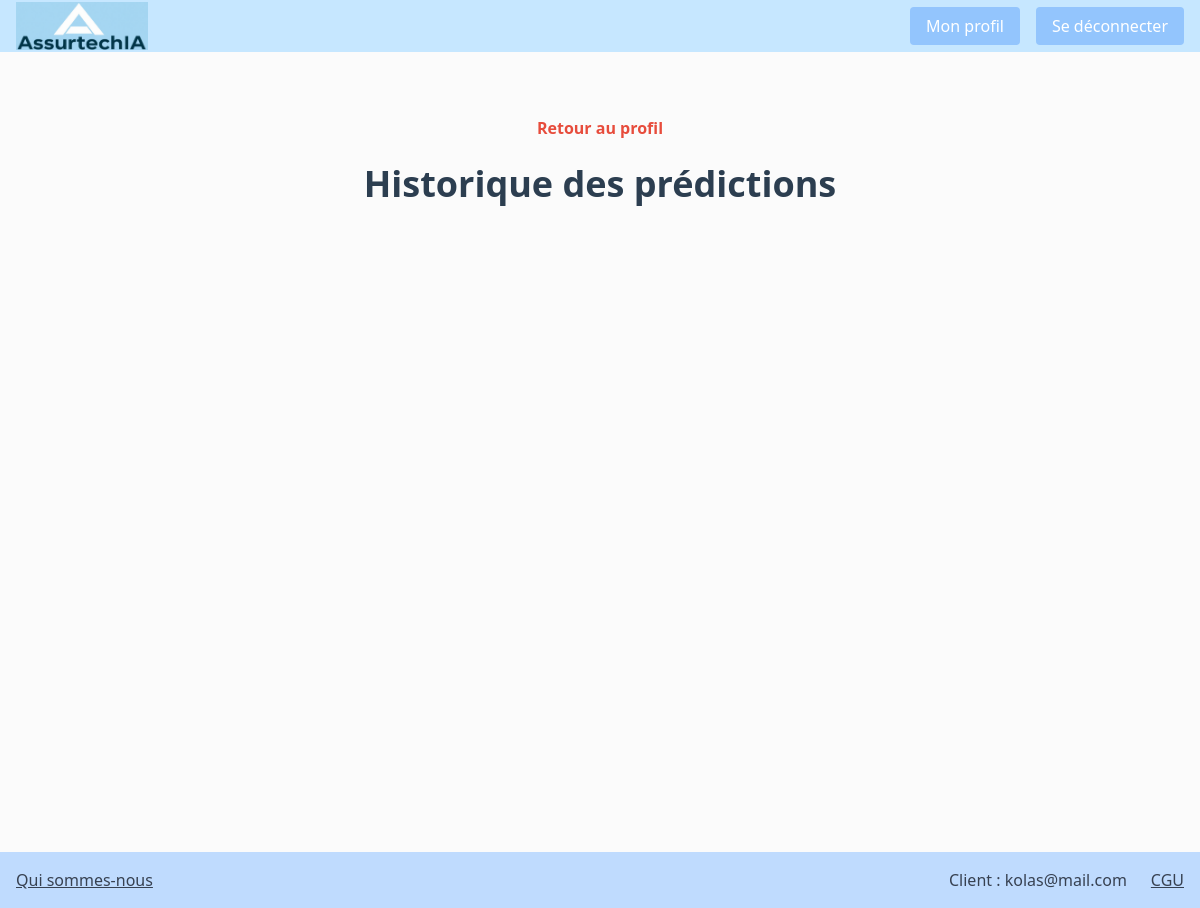
The app's page /authentication/historical/ (signed in), older data.
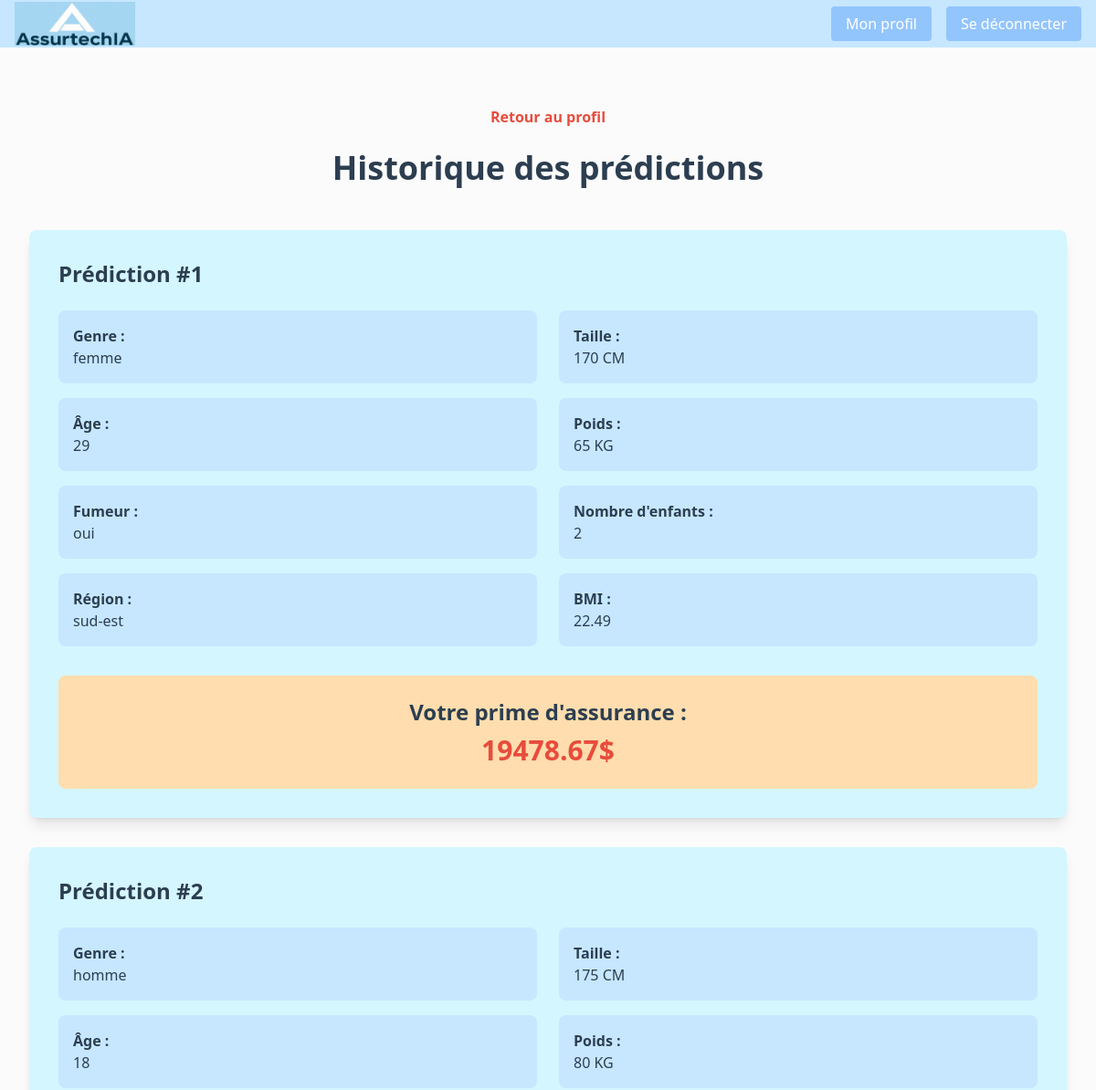
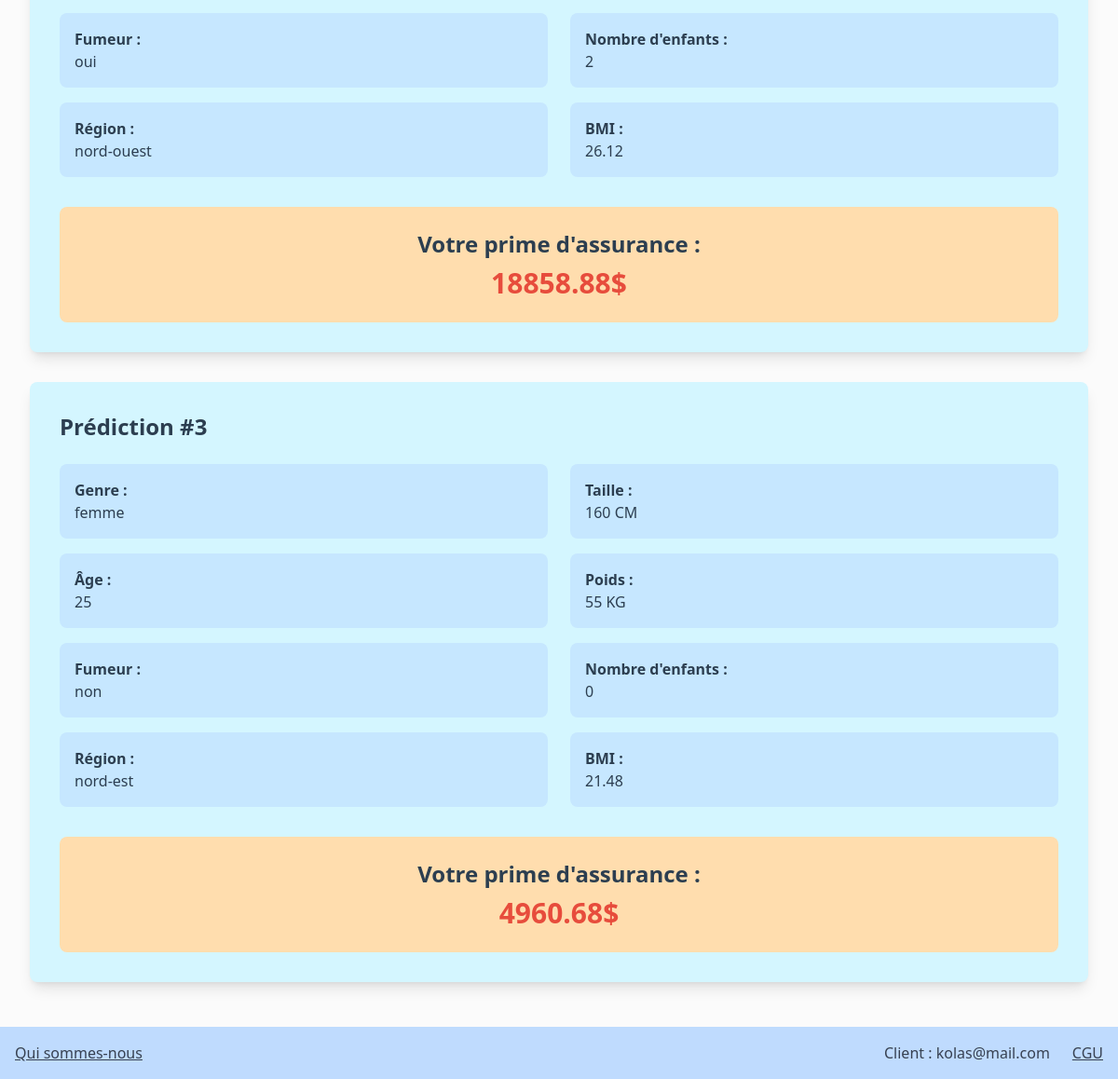
The same page, newer data (2 pictures, top to bottom).
### authentication/models.py (models this page shows, shortened)
class User(AbstractUser):
    Admin = "admin"
    Customer = "customer"
    ROLE_CHOICES = (
        (Admin, "Admin"),
        (Customer, "Customer"),
    )
    email = models.EmailField(unique=True)
    username = None
    role = models.CharField(
        max_length=30, choices=ROLE_CHOICES, verbose_name="Rôle", default=Customer
    )
    USERNAME_FIELD = "email"
    REQUIRED_FIELDS = []
    objects = UserManager()

class Prediction(models.Model):
    class Is_smoker(models.TextChoices):
        oui = "oui"
        non = "non"
    class Genre(models.TextChoices):
        homme = "homme"
        femme = "femme"
    class Region(models.TextChoices):
        southwest = "sud-ouest"
        northwest = "nord-ouest"
        southeast = "sud-est"
        northeast = "nord-est"
    genre = models.CharField(choices=Genre.choices, max_length=10)
    is_smoker = models.CharField(choices=Is_smoker.choices, max_length=10)
    region = models.CharField(choices=Region.choices, max_length=10)
    age = models.IntegerField(
        validators=[MinValueValidator(16), MaxValueValidator(100)]
    )
    weight = models.IntegerField(
        validators=[MinValueValidator(20), MaxValueValidator(450)]
    )
    size = models.IntegerField(
        validators=[MinValueValidator(100), MaxValueValidator(260)]
    )
    bmi = models.FloatField(null=True, blank=True)
    number_children = models.IntegerField(
        validators=[MinValueValidator(0), MaxValueValidator(100)]
    )
    user = models.ForeignKey(User, null=True, on_delete=models.SET_NULL)
    prediction_charge = models.FloatField(null=True, blank=True)
    prediction_date = models.DateTimeField(blank=True, null=True)

### authentication/views.py (the view)
# urls.py: path('historical/', PredictionHistorical, name='historical'),
@login_required
def PredictionHistorical(request):
    predictions = Prediction.objects.filter(user=request.user)
    return render(
        request,
        "authentication/prediction_historical.html",
        context={"predictions": predictions},
    )

### authentication/templates/authentication/prediction_historical.html (shortened to what this page needs)
{% extends 'base.html' %}
{% block content %}
    <div class="min-h-screen bg-[#FBFBFB] py-12 px-4 sm:px-6 lg:px-8">
        <div class="text-center">
            <a href="{% url 'profil' %}" class="mt-4 inline-block text-[#e74c3c] hover:underline"><b>Retour au profil</b></a>
            <br>
            <br>
            <h1 class="text-4xl font-bold text-[#2c3e50]">Historique des prédictions</h1>
        </div>
        <div class="mt-12 space-y-8">
            {% for prediction in predictions %}
                <div class="bg-[#D4F6FF] p-8 rounded-lg shadow-lg">
                    <h2 class="text-2xl font-semibold text-[#2c3e50] mb-6">Prédiction #{{ forloop.counter }}</h2>
                    <div class="grid grid-cols-1 md:grid-cols-2 gap-6">
                        <div class="space-y-4">
                            <div class="bg-[#C6E7FF] p-4 rounded-lg">
                                <p class="font-semibold text-[#2c3e50]">Genre :</p>
                                <p class="text-[#2c3e50]">{{ prediction.genre }}</p>
                            </div>
                            <div class="bg-[#C6E7FF] p-4 rounded-lg">
                                <p class="font-semibold text-[#2c3e50]">Âge :</p>
                                <p class="text-[#2c3e50]">{{ prediction.age }}</p>
                            </div>
                            <div class="bg-[#C6E7FF] p-4 rounded-lg">
                                <p class="font-semibold text-[#2c3e50]">Fumeur :</p>
                                <p class="text-[#2c3e50]">{{ prediction.is_smoker }}</p>
                            </div>
                            <div class="bg-[#C6E7FF] p-4 rounded-lg">
                                <p class="font-semibold text-[#2c3e50]">Région :</p>
                                <p class="text-[#2c3e50]">{{ prediction.region }}</p>
                            </div>
                        </div>
                        <div class="space-y-4">
                            <div class="bg-[#C6E7FF] p-4 rounded-lg">
                                <p class="font-semibold text-[#2c3e50]">Taille :</p>
                                <p class="text-[#2c3e50]">{{ prediction.size }} CM</p>
                            </div>
                            <div class="bg-[#C6E7FF] p-4 rounded-lg">
                                <p class="font-semibold text-[#2c3e50]">Poids :</p>
                                <p class="text-[#2c3e50]">{{ prediction.weight }} KG</p>
                            </div>
                            <div class="bg-[#C6E7FF] p-4 rounded-lg">
                                <p class="font-semibold text-[#2c3e50]">Nombre d'enfants :</p>
                                <p class="text-[#2c3e50]">{{ prediction.number_children }}</p>
                            </div>
                            <div class="bg-[#C6E7FF] p-4 rounded-lg">
                                <p class="font-semibold text-[#2c3e50]">BMI :</p>
                                <p class="text-[#2c3e50]">{{ prediction.bmi }}</p>
                            </div>
                        </div>
                    </div>
                    <div class="mt-8 bg-[#FFDDAE] p-6 rounded-lg text-center">
                        <p class="text-2xl font-bold text-[#2c3e50]">Votre prime d'assurance :</p>
                        <p class="text-3xl font-bold text-[#e74c3c] mt-2">{{ prediction.prediction_charge }}$</p>
                    </div>
                </div>
            {% endfor %}
        </div>
    </div>
{% endblock content %}

### templates/base.html (shortened to what this page needs)
{% load static %}
{% load static tailwind_tags %}
<!DOCTYPE html>
<html lang="fr">
<head>
    {% tailwind_css %}
    {% tailwind_css %}
    <link rel="stylesheet" href="{% static "css/styles.css" %}">
</head>
<body>
    <header>
        {% include 'includes/header.html' %}
    </header>
    <main class="w-full h-screen">
        {% block content %}{% endblock %}
    <main>
    {% include 'includes/footer.html' %}
</body>
</html>

### templates/includes/header.html (shortened to what this page needs)
{% load static %}
<nav class="flex justify-between items-center w-full h-5">
    <a href="{% url 'home' %}">
        <img src="{% static 'image/LogoAI.png' %}" alt="LogoAssurtechIA" class="h-12" style="margin-left: 0; border: none; padding: 0;">
    </a>
    {% if user.is_authenticated %}
    <ul class="flex space-x-4">
        <li><a href="{% url 'profil' %}" class="bg-blue-300 text-white px-4 py-2 rounded">Mon profil</a></li>
        <li><a href="{% url 'logout' %}" class="bg-blue-300 text-white px-4 py-2 rounded">Se déconnecter</a></li>
    </ul>
    {% else %}
    <ul class="flex space-x-4">
        <li><a href="{% url 'login' %}" class="bg-blue-300 text-white px-4 py-2 rounded">Se connecter</a></li>
        <li><a href="{% url 'registration' %}" class="bg-blue-300 text-white px-4 py-2 rounded">S'inscrire</a></li>
    </ul>
    {% endif %}
</nav>

### templates/includes/footer.html
<footer class="bg-blue-200 p-4">
    <div class="flex justify-between items-center">
        <div class="flex space-x-6">
            <a href="{% url 'aboutus' %}" class="text-gray-700 hover:text-gray-900">Qui sommes-nous</a>
        </div>
        <div class="flex space-x-6 items-center">
            {% if user.is_authenticated %}
            <span class="text-gray-700">Client : {{ user.email }}</span>
            {% endif %}
            <a href="#" class="text-gray-700 hover:text-gray-900">CGU</a>
        </div>
    </div>
</footer>

### static/css/styles.css (style rules this page uses)
* { box-sizing: border-box; margin: 0; padding: 0; }
body { background-size: cover; background-repeat: no-repeat; background-position: center; position: relative; }
body::after { content: ""; position: absolute; top: 0; left: 0; width: 100%; height: 100%; background: rgba(255, 255, 255, 0.35); pointer-events: none; z-index: -1; }
header { background-color: #C6E7FF; display: flex; justify-content: space-between; align-items: center; padding: 1rem; box-shadow: 0 4px 6px rgba(0, 0, 0, 0.1); }
header img { height: 2rem; }
footer { background-color: #C6E7FF; padding: 1rem; text-align: center; }
footer a { color: #4a4a4a; text-decoration: underline; }

Row changes from the older to the newer data that the page shows:
added Prediction: genre "femme", age "29", is_smoker "oui", region "sud-est", size "170", weight "65", number_children "2", bmi "22.49", prediction_charge "19478.67"
added Prediction: genre "homme", age "18", is_smoker "oui", region "nord-ouest", size "175", weight "80", number_children "2", bmi "26.12", prediction_charge "18858.88"
added Prediction: genre "femme", age "25", is_smoker "non", region "nord-est", size "160", weight "55", number_children "0", bmi "21.48", prediction_charge "4960.68"
